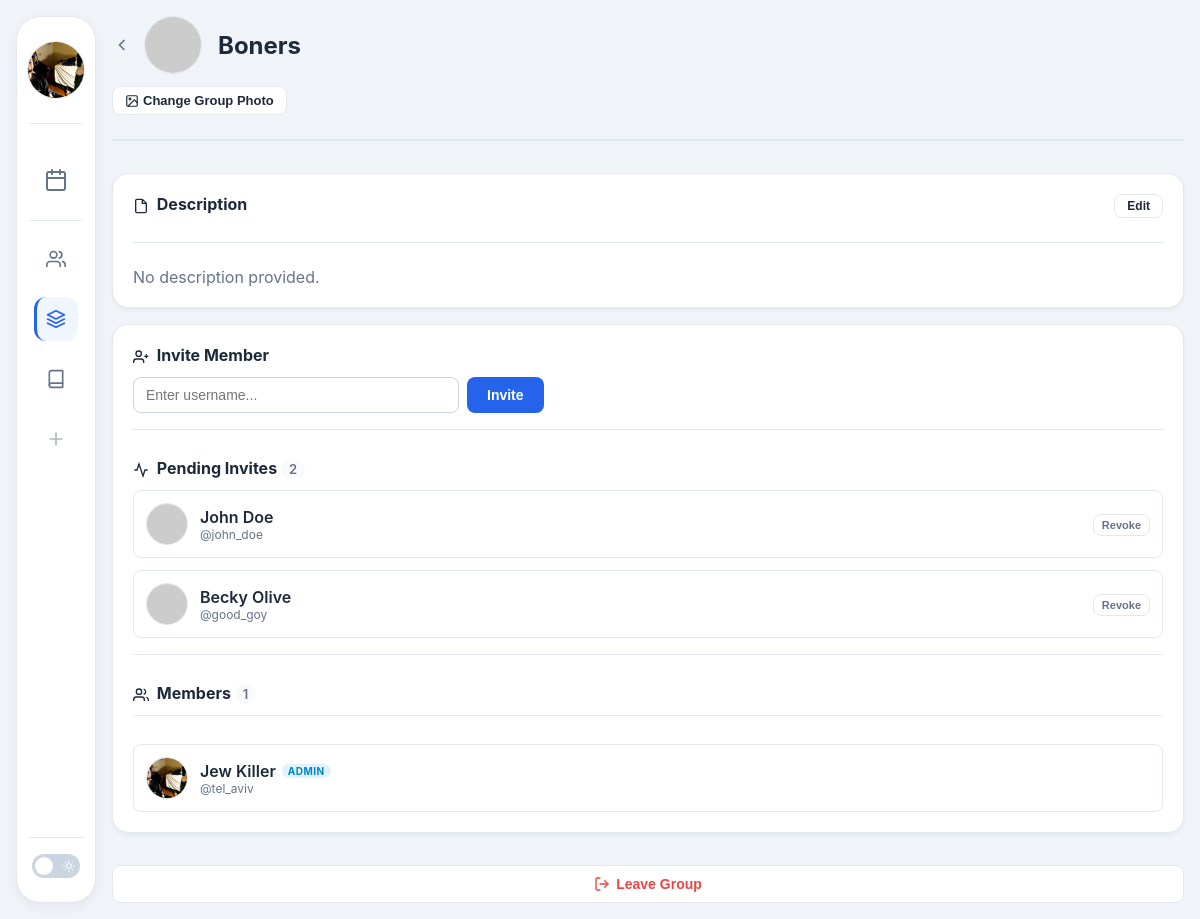
/groups/1 (signed in), run on the app's committed database.
### models.py (models this page shows, shortened)
class User(db.Model, UserMixin):
    __tablename__ = "users"
    id = db.Column(db.Integer, primary_key=True, autoincrement=True)
    first_name = db.Column(db.String(25), nullable=False)
    last_name = db.Column(db.String(50), nullable=False)
    username = db.Column(db.String(30), unique=True, nullable=False)
    profile_image = db.Column(db.String(255), nullable=False, default='default.jpg')
    password_hash = db.Column(db.String(255), nullable=False)
    saved_sections = db.relationship(
        "UserCourse", back_populates="user", cascade="all, delete-orphan"
    )
    @property
    def full_name(self) -> str:
        return f"{self.first_name} {self.last_name}"

class Group(db.Model):
    __tablename__ = "groups"
    id = db.Column(db.Integer, primary_key=True)
    name = db.Column(db.String(100), nullable=False)
    description = db.Column(db.String(255), nullable=True)
    profile_image = db.Column(db.String(255), nullable=False, default='default_group.jpg')
    created_by = db.Column(db.Integer, db.ForeignKey("users.id"), nullable=False)
    created_at = db.Column(db.DateTime, default=datetime.utcnow)
    members = db.relationship("GroupMember", back_populates="group", cascade="all, delete-orphan")

class GroupMember(db.Model):
    __tablename__ = "group_members"
    id = db.Column(db.Integer, primary_key=True)
    group_id = db.Column(db.Integer, db.ForeignKey("groups.id"), nullable=False)
    user_id = db.Column(db.Integer, db.ForeignKey("users.id"), nullable=False)
    role = db.Column(db.String(20), default="member") # admin, member
    status = db.Column(db.String(20), default="pending") # pending, accepted
    joined_at = db.Column(db.DateTime, default=datetime.utcnow)
    display_order = db.Column(db.Integer, default=0)  # Custom order for each user
    group = db.relationship("Group", back_populates="members")
    user = db.relationship("User", backref="groups")
    __table_args__ = (UniqueConstraint("group_id", "user_id", name="uq_group_member"),)

### app.py (the view)
@app.route('/groups/<int:group_id>')
@login_required
def view_group(group_id):
    group = models.Group.query.get(group_id)
    if not group:
        flash("Group not found.", "danger")
        return redirect(url_for("groups"))
    member = models.GroupMember.query.filter_by(group_id=group.id, user_id=current_user.id).first()
    if not member:
        flash("Group not found.", "danger")
        return redirect(url_for("groups"))
    if member.status == 'pending':
        flash("You have a pending invite to this group. Please accept or decline.", "info")
        return redirect(url_for("groups"))
    is_admin = (member.role == 'admin')
    friends_query = models.Friendship.query.filter(
        (models.Friendship.status == 'accepted') &
        or_(
            models.Friendship.requester_id == current_user.id,
            models.Friendship.receiver_id == current_user.id
        )
    ).all()
    friend_ids = set()
    for f in friends_query:
        if f.requester_id == current_user.id:
            friend_ids.add(f.receiver_id)
        else:
            friend_ids.add(f.requester_id)
    pending_ids = set()
    pending_query = models.Friendship.query.filter(
        (models.Friendship.requester_id == current_user.id) &
        (models.Friendship.status == 'pending')
    ).all()
    for f in pending_query:
        pending_ids.add(f.receiver_id)
    accepted_members = [m for m in group.members if m.status == 'accepted']
    sorted_members = sorted(accepted_members, key=lambda m: m.joined_at)
    pending_invites = [m for m in group.members if m.status == 'pending']
    return render_template(
        "group_detail.html",
        group=group,
        membership=member,
        is_admin=is_admin,
        friend_ids=friend_ids,
        pending_ids=pending_ids,
        sorted_members=sorted_members,
        pending_invites=pending_invites,
        active_page='groups'
    )

### app.py (called while the page is built)
@login_manager.user_loader
def load_user(user_id):
    return models.User.query.get(int(user_id))

### templates/group_detail.html (shortened to what this page needs)
{% extends "base.html" %}
{% block content %}
<div class="page-header">
    <div style="display: flex; align-items: center; gap: 12px; margin-bottom: 8px;">
        <a href="{{ url_for('groups') }}" style="color: var(--muted); display: flex; align-items: center;">
            <svg width="20" height="20" viewBox="0 0 24 24" fill="none" stroke="currentColor" stroke-width="2"><polyline points="15 18 9 12 15 6"></polyline></svg>
        </a>
        <div class="user-avatar" style="width: 56px; height: 56px; margin-right: 4px;">
            <img src="{{ url_for('static', filename='profile_pics/' + group.profile_image) }}"
                alt="{{ group.name }}"
                style="width: 100%; height: 100%; object-fit: cover;"
                onerror="this.src='https://ui-avatars.com/api/?name={{ group.name }}&background=random'">
        </div>
        <h1 class="page-title" style="margin: 0;">{{ group.name }}</h1>
    </div>
    {% if is_admin %}
    <div style="margin-top: 12px;">
        <button onclick="document.getElementById('groupPhotoInput').click()" class="btn small" style="padding: 6px 12px; font-size: 13px; background: var(--card-bg); border: 1px solid var(--border-color); color: var(--text-color);">
            <svg width="14" height="14" viewBox="0 0 24 24" fill="none" stroke="currentColor" stroke-width="2" style="vertical-align: middle; margin-right: 4px;">
                <rect x="3" y="3" width="18" height="18" rx="2" ry="2"></rect><circle cx="8.5" cy="8.5" r="1.5"></circle><polyline points="21 15 16 10 5 21"></polyline>
            </svg>
            Change Group Photo
        </button>
    </div>
    {% endif %}
</div>
<div class="card card-no-hover">
    <h3 class="section-title" style="margin-top: 0; margin-bottom: 12px;">
        <svg width="16" height="16" viewBox="0 0 24 24" fill="none" stroke="currentColor" stroke-width="2" style="vertical-align: middle; margin-right: 4px;">
            <path d="M14 2H6a2 2 0 0 0-2 2v16a2 2 0 0 0 2 2h12a2 2 0 0 0 2-2V8z"></path><polyline points="14 2 14 8 20 8"></polyline>
        </svg>
        Description
        {% if is_admin %}
        <button onclick="toggleDescriptionEdit()" id="editDescBtn" class="btn small" style="float: right; padding: 4px 12px; font-size: 12px; background: var(--card-bg); border: 1px solid var(--border-color); color: var(--text-color);">Edit</button>
        {% endif %}
    </h3>
    <div style="border-bottom: 1px solid var(--border-color); margin-bottom: 12px;"></div>
    <div id="descriptionView" style="{% if is_admin %}display: block;{% else %}display: block;{% endif %}">
        <p style="color: var(--muted); margin: 0; white-space: pre-wrap;">{{ group.description or 'No description provided.' }}</p>
    </div>
</div>
<div class="card card-no-hover" style="margin-top: 16px;">
    <div style="padding-bottom: 16px; margin-bottom: 16px; border-bottom: 1px solid var(--border-color);">
        <h3 class="section-title" style="margin-top: 0; margin-bottom: 12px;">
            Invite Member
        </h3>
        <form action="{{ url_for('invite_member', group_id=group.id) }}" method="post" style="display: flex; gap: 8px;">
            <input type="text" name="username" class="form-input" placeholder="Enter username..." required style="flex: 1; max-width: 300px; padding: 8px 12px; font-size: 14px; background: var(--input-bg); border: 1px solid var(--input-border); color: var(--text-color);">
            <button type="submit" class="btn btn-primary small">Invite</button>
        </form>
    </div>
    {% if is_admin and pending_invites %}
    <div style="padding-bottom: 16px; margin-bottom: 16px; border-bottom: 1px solid var(--border-color);">
        <h3 class="section-title" style="margin-top: 0; margin-bottom: 12px;">
            <svg width="16" height="16" viewBox="0 0 24 24" fill="none" stroke="currentColor" stroke-width="2" style="vertical-align: middle; margin-right: 4px;">
                <path d="M22 12h-4l-3 9L9 3l-3 9H2"></path>
            </svg>
            Pending Invites <span class="badge">{{ pending_invites|length }}</span>
        </h3>
        <div style="display: flex; flex-direction: column; gap: 12px;">
            {% for invite in pending_invites %}
            <div style="display: flex; align-items: center; justify-content: space-between; padding: 12px; border-radius: 8px; border: 1px solid var(--border-color);">
                <div style="display: flex; align-items: center; gap: 12px;">
                    <div class="user-avatar" style="width: 40px; height: 40px;">
                        <img src="{{ url_for('static', filename='profile_pics/' + invite.user.profile_image) }}"
                            alt="{{ invite.user.username }}"
                            style="width: 100%; height: 100%; object-fit: cover;"
                            onerror="this.src='https://ui-avatars.com/api/?name={{ invite.user.first_name }}+{{ invite.user.last_name }}&background=random'">
                    </div>
                    <div>
                        <div style="font-weight: 600; color: var(--text-color);">{{ invite.user.full_name }}</div>
                        <div style="font-size: 12px; color: var(--muted);">@{{ invite.user.username }}</div>
                    </div>
                </div>
                <form action="{{ url_for('kick_member', group_id=group.id, user_id=invite.user.id) }}" method="post" style="margin: 0;">
                    <button type="submit" class="btn small" style="padding: 4px 8px; font-size: 11px; background: var(--card-bg); border: 1px solid var(--border-color); color: var(--muted);">Revoke</button>
                </form>
            </div>
            {% endfor %}
        </div>
    </div>
    {% endif %}
    <h3 class="section-title" style="margin-top: 0; border-bottom: 1px solid var(--border-color); padding-bottom: 12px; margin-bottom: 16px;">
        Members <span class="badge">{{ sorted_members|length }}</span>
    </h3>
    <div style="display: flex; flex-direction: column; gap: 12px;">
        {% for member in sorted_members %}
        <div style="display: flex; align-items: center; justify-content: space-between; padding: 12px; border-radius: 8px; border: 1px solid var(--border-color);">
            <div style="display: flex; align-items: center; gap: 12px;">
                <div class="user-avatar" style="width: 40px; height: 40px;">
                    <img src="{{ url_for('static', filename='profile_pics/' + member.user.profile_image) }}"
                        alt="{{ member.user.username }}"
                        style="width: 100%; height: 100%; object-fit: cover;"
                        onerror="this.src='https://ui-avatars.com/api/?name={{ member.user.first_name }}+{{ member.user.last_name }}&background=random'">
                </div>
                <div>
                    <div style="display: flex; align-items: center; gap: 6px;">
                        <span style="font-weight: 600; color: var(--text-color);">{{ member.user.full_name }}</span>
                        {% if member.role == 'admin' %}
                            <span style="font-size: 10px; font-weight: 700; color: #0284c7; background: #e0f2fe; padding: 1px 6px; border-radius: 100px; letter-spacing: 0.5px;">ADMIN</span>
                        {% endif %}
                    </div>
                    <div style="font-size: 12px; color: var(--muted);">@{{ member.user.username }}</div>
                </div>
            </div>
        </div>
        {% endfor %}
    </div>
</div>
<div style="margin-top: 32px; text-align: center;">
    <form action="{{ url_for('leave_group', group_id=group.id) }}" method="post" onsubmit="return confirm('{% if sorted_members|length == 1 %}Are you sure you want to leave this group? The group will be deleted since you are the last member.{% else %}Are you sure you want to leave this group?{% endif %}');">
        <button type="submit" class="btn" style="background: var(--card-bg); border: 1px solid var(--border-color); color: #ef4444; width: 100%; justify-content: center;">
            Leave Group
        </button>
    </form>
</div>
{% endblock %}

### templates/base.html (shortened to what this page needs)
<!DOCTYPE html>
<html lang="en">
<head>
    <link rel="stylesheet" href="{{ url_for('static', filename='css/shared.css') }}">
</head>
<body>
<div class="layout-wrapper">
    {% if current_user.is_authenticated %}
    <aside class="sidebar">
        <div class="sidebar-header">
            <a href="{{ url_for('me') }}" class="user-profile-link" aria-label="My Profile">
                <div class="user-avatar">
                   <img src="{{ url_for('static', filename='profile_pics/' + current_user.profile_image) }}"
                        alt="Profile"
                        onerror="this.src='https://ui-avatars.com/api/?name={{ current_user.first_name }}+{{ current_user.last_name }}&background=random'">
                </div>
            </a>
        </div>
        <nav class="sidebar-nav">
            <a href="{{ url_for('index') }}" class="nav-item calendar-primary {% if active_page == 'calendar' %}active{% endif %}">
                <span class="icon">
                </span>
            </a>
            <div class="calendar-divider"></div>
            <a href="{{ url_for('friends') }}" class="nav-item {% if active_page == 'friends' %}active{% endif %}">
                <span class="icon">
                </span>
            </a>
            <a href="{{ url_for('groups') }}" class="nav-item {% if active_page == 'groups' %}active{% endif %}">
                <span class="icon">
                     <svg width="20" height="20" viewBox="0 0 24 24" fill="none" stroke="currentColor" stroke-width="2" stroke-linecap="round" stroke-linejoin="round"><polygon points="12 2 2 7 12 12 22 7 12 2"></polygon><polyline points="2 17 12 22 22 17"></polyline><polyline points="2 12 12 17 22 12"></polyline></svg>
                </span>
            </a>
            <a href="{{ url_for('classes') }}" class="nav-item {% if active_page == 'classes' %}active{% endif %}">
                <span class="icon">
                    <svg width="20" height="20" viewBox="0 0 24 24" fill="none" stroke="currentColor" stroke-width="2" stroke-linecap="round" stroke-linejoin="round"><path d="M4 19.5A2.5 2.5 0 0 1 6.5 17H20"></path><path d="M6.5 2H20v20H6.5A2.5 2.5 0 0 1 4 19.5v-15A2.5 2.5 0 0 1 6.5 2z"></path></svg>
                </span>
            </a>
            <div class="nav-item placeholder" title="Coming soon">
                <span class="icon">
                    <svg width="20" height="20" viewBox="0 0 24 24" fill="none" stroke="currentColor" stroke-width="2" stroke-linecap="round" stroke-linejoin="round"><line x1="12" y1="5" x2="12" y2="19"></line><line x1="5" y1="12" x2="19" y2="12"></line></svg>
                </span>
            </div>
        </nav>
        <div class="sidebar-dark-mode-toggle">
            <label class="theme-switch">
                <span class="slider">
                    <span class="icon sun-icon">
                    </span>
                </span>
            </label>
        </div>
    </aside>
    {% endif %}
    <main class="main-content {% block main_class %}{% endblock %}">
        {% block content %}{% endblock %}
    </main>
</div>
</body>
</html>

### data on the page
User: profile_image (picture)
Group: name "Boners", description "No description provided."
GroupMember: user.full_name "John Doe", user.username "john_doe"
GroupMember: user.full_name "Becky Olive", user.username "good_goy"
GroupMember: profile_image (picture), user.full_name "Jew Killer", role "ADMIN", user.username "tel_aviv"

### other printed values
{{ pending_invites|length }} "2"
{{ sorted_members|length }} "1"
